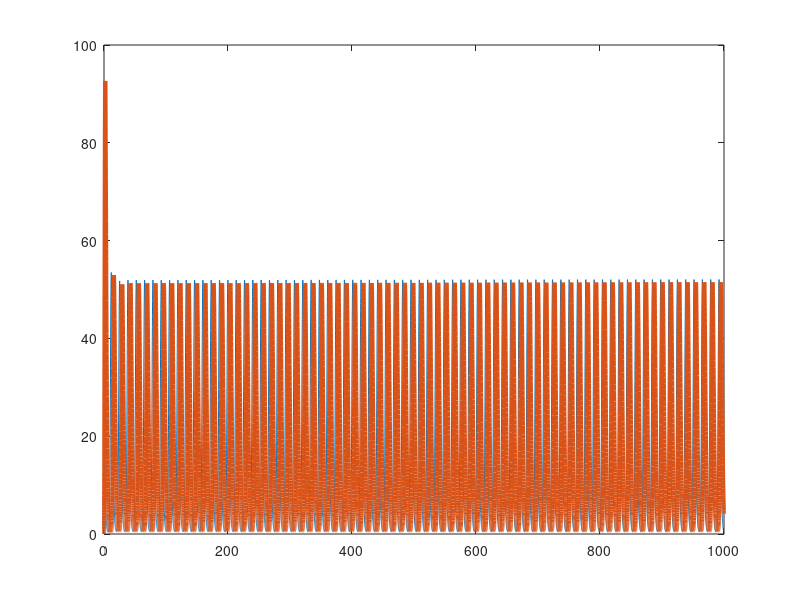

This figure's MATLAB source:
% file synchronized_repressilators.m
% model of synchronized repressilator networks
% from Garcia-Ojalvo et al. (2004) PNAS 101 pp. 10955-10960
% problem 7.8.19


function synchronized_repressilators

clear all

%declare model parameters
global alpha
global alpha0
global n
global beta
global kappa

global ks0;
global ks1;
global eta
global Q

%assign parameter values
alpha0=0; 
alpha=216;  
n=2;
beta=1;

kappa=20;
ks0=1;
%eta=2;
eta=0.01;
ks1=0.01;
Q=0.9;

%set simulation parameters
ODEFUN=@repressilatorddt;
options=odeset('Refine', 6);
Tend=1000;

%set initial condition, state is [m11 p11 m21 p21 m31 p31 s1 m12 p12 m22 p22
%m32 p32 s2]
x0=[0  10 0 0 0 0 0 0  0 0 10 0 0 0]';

%run simluation and plot
[t,s]=ode45(ODEFUN, [0,Tend], x0, options);
figure(1)
plot(t,s(:,2), t,s(:,9),'Linewidth', 3)

end

%dynamics
function dS=repressilatorddt(t,s)


global alpha
global alpha0
global n
global beta
global kappa

global ks0;
global ks1;
global eta
global Q



ma1=s(1);
pa1=s(2);
mb1=s(3);
pb1=s(4);
mc1=s(5);
pc1=s(6);
s1=s(7);
ma2=s(8);
pa2=s(9);
mb2=s(10);
pb2=s(11);
mc2=s(12);
pc2=s(13);
s2=s(14);


se=Q*((1/2)*(s1+s2));

ma1dt= alpha0 + alpha/(1+pc1^n) - ma1;
pa1dt=beta*(ma1-pa1);
mb1dt= alpha0 + alpha/(1+pa1^n) - mb1;
pb1dt=beta*(mb1-pb1);
mc1dt= alpha0 + alpha/(1+pb1^n) + kappa*s1/(1+s1) - mc1;
pc1dt=beta*(mc1-pc1);
s1dt=-ks0*s1+ks1*pa1-eta*(s1-se);

ma2dt= alpha0 + alpha/(1+pc2^n) - ma2;
pa2dt=beta*(ma2-pa2);
mb2dt= alpha0 + alpha/(1+pa2^n) - mb2;
pb2dt=beta*(mb2-pb2);
mc2dt= alpha0 + alpha/(1+pb2^n) + kappa*s2/(1+s2) - mc2;
pc2dt=beta*(mc2-pc2);
s2dt=-ks0*s2+ks1*pa2-eta*(s2-se);

dS =[ma1dt,  pa1dt, mb1dt, pb1dt, mc1dt, pc1dt, s1dt, ma2dt,  pa2dt, mb2dt, pb2dt, mc2dt, pc2dt, s2dt]';

end

